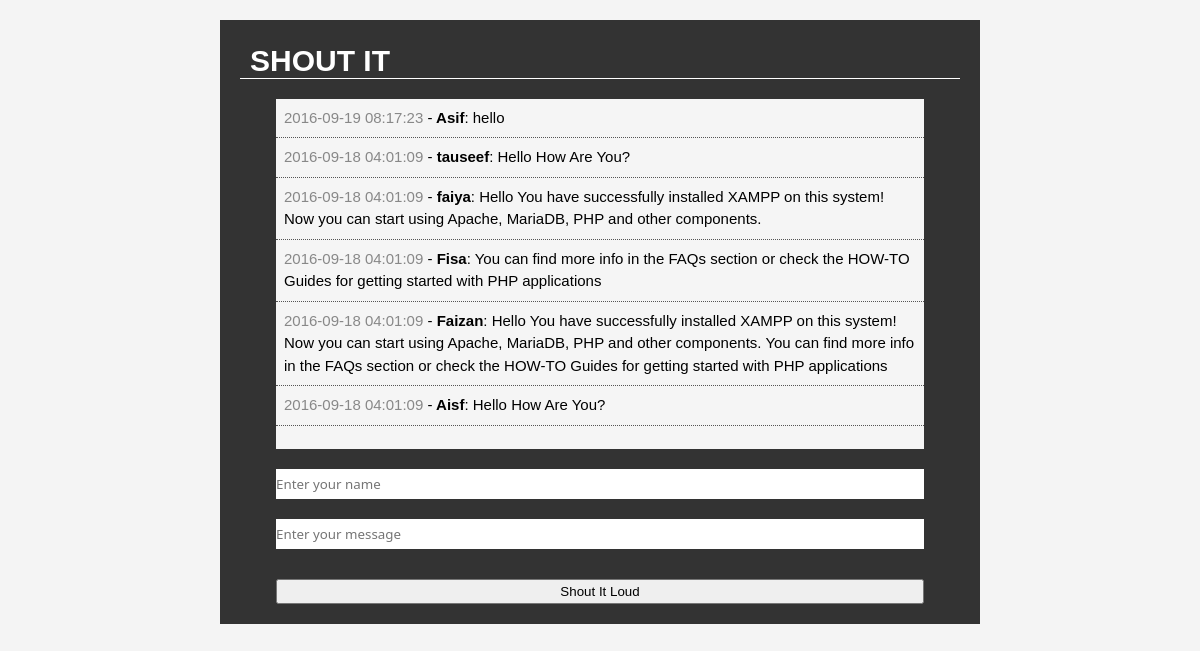
The page / on the database its author committed.
### tables this page shows
CREATE TABLE `data` (
  `id` int(11) NOT NULL,
  `user` varchar(50) NOT NULL,
  `message` text NOT NULL,
  `time` timestamp NOT NULL DEFAULT CURRENT_TIMESTAMP ON UPDATE CURRENT_TIMESTAMP
);

### index.php (called while the page is built)
<?php
    require_once('config.tpl');
    include(PAGES.'head.php');
    include(PAGES.'body.php');
    include(PAGES.'footer.php');
?>

### pages/body.php (the view, shortened to what this page needs)
<?php
$query = "SELECT * FROM data ORDER BY id DESC";
$shouts = mysqli_query($con,$query)
?>
</head>
<body>
    <div id="container">
        <header>
            <h1>SHOUT IT</h1>
        </header>
        <main>
            <div id="shouts">
                <ul>
                    <?php while($row = mysqli_fetch_assoc($shouts)):?>
                        <li class="shout"><span><?php echo $row['time']; ?></span> -<b> <?php echo $row['user']; ?></b>: <?php echo $row['message']; ?></li>
                    <?php endwhile;?>
                </ul>
            </div>
            <div id="input">
            <form method="post" action="pages/process.php">
                <input type="text" name="user" placeholder="Enter your name" required="required"/>
                <input type="text" name="message" placeholder="Enter your message" required="required"/>
                <br>
                <input class="submit-btn" type="submit" name="submit" value="Shout It Loud"/>
            </form>
            </div>
    </div>

### pages/head.php (shortened to what this page needs)
<!DOCTYPE html>
<html>
<head>
        <link rel="stylesheet" type="text/css" href="css/style.css"/>

### pages/footer.php (shortened to what this page needs)
<body>

### css/style.css (style rules this page uses)
* { margin: 0; padding: 0; }
body { font-family: Arial, Helvetica, sans-serif; font-size: 15px; line-height: 1.5em; background: #F4F4F4; }
#container { background: #333333; width:60%; margin: 20px auto; padding: 20px; min-height: 500px }
header h1 { color: white; padding: 10px 0px 5px 10px; border-bottom:1px solid #ffffff; }
#shouts { width: 90%; height: 350px; margin: 20px auto; overflow: auto; background: #f5f5f5; }
.shout { border-bottom: 1px dotted #555555; list-style: none; padding: 8px; }
#input { width:90%; margin:auto; }
#input input[type="text"] { height: 30px; font-family: 'Segoe UI', Tahoma, Geneva, Verdana, sans-serif; width:100%; margin-bottom: 20px; border: #aaaaaa; margin-right:6px; }
.submit-btn { width:100%; height: 25px; margin-top:10px; }
span { color: #888888; }

### rows shown on the page
data: time "2016-09-19 08:17:23", user "Asif", message "hello"
data: time "2016-09-18 04:01:09", user "tauseef", message "Hello How Are You?"
data: time "2016-09-18 04:01:09", user "faiya", message "Hello You have successfully installed XAMPP on this system! Now you can start using Apache, MariaDB, PHP and other components."
data: time "2016-09-18 04:01:09", user "Fisa", message "You can find more info in the FAQs section or check the HOW-TO Guides for getting started with PHP applications"
data: time "2016-09-18 04:01:09", user "Faizan", message "Hello You have successfully installed XAMPP on this system! Now you can start using Apache, MariaDB, PHP and other components. You can find more info in the FAQs section or check the HOW-TO Guides for getting started with PHP applications"
data: time "2016-09-18 04:01:09", user "Aisf", message "Hello How Are You?"
